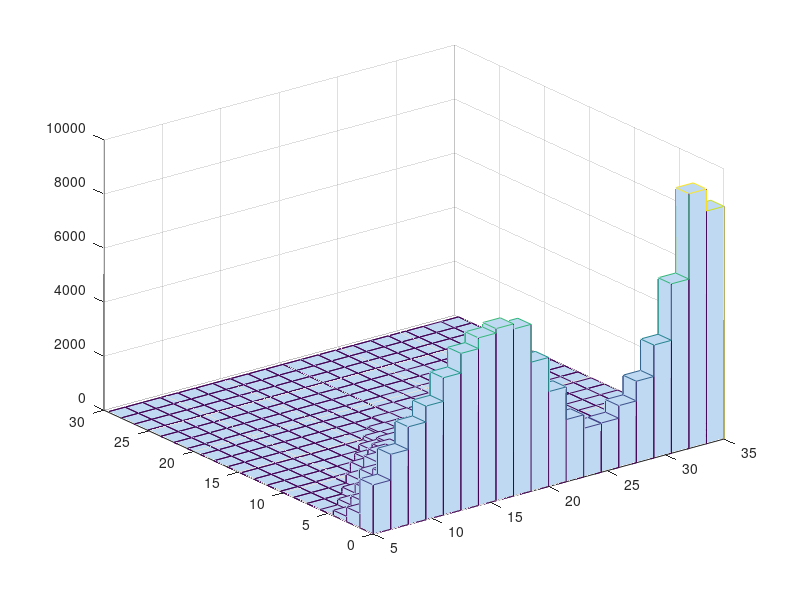
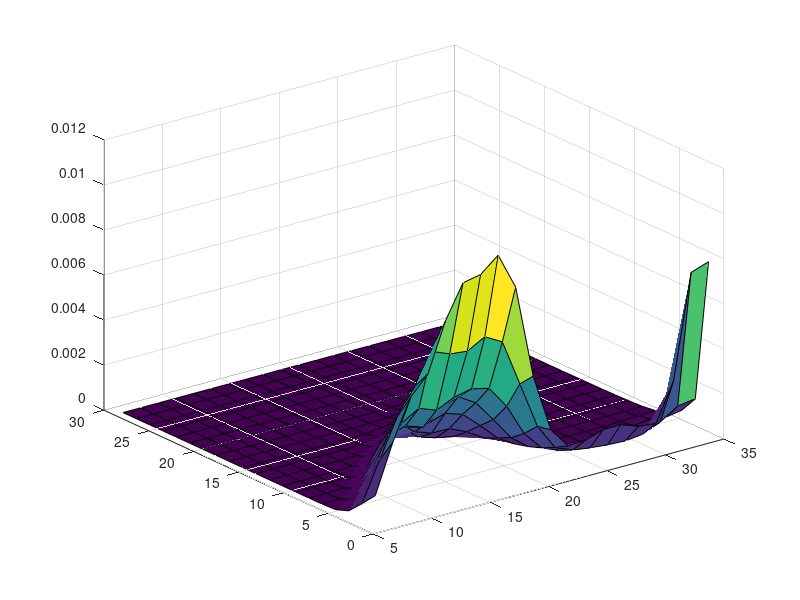

These charts were generated, in order, by the following MATLAB code:
%% lane Change
raw_data=load('LaneChangeEvents.mat');
fitting_data=load('fitting_result_LaneChange_K = 25.mat','eta_ite','mu_ite','sigma_ite');
astar=[5 0 1/75]; % boundary
bstar=[35 30 Inf];
rng(123)
% astar=(astar-fitting_data.center)./fitting_data.var_Std;
% bstar=(bstar-fitting_data.center)./fitting_data.var_Std;
mixture_data=raw_data.mixture_data;
eta_hat=fitting_data.eta_ite(:,:,end);
mu_hat=fitting_data.mu_ite(:,:,end);
sigma_hat=fitting_data.sigma_ite(:,:,:,end);

figure()
hist3(mixture_data(:,1:2),[20,20])
[a b]=hist3(mixture_data(:,1:2),[20,20]);
surf(b{1},b{2},a)
hist3(mixture_data(:,1:2),[20,20])

[density_plot_x,density_plot_y]=meshgrid(b{1},b{2});
density_value=density_plot_x*0;
for i=1:22
    for j=1:20
        for k=1:20
            density_value(j,k)=density_value(j,k)+eta_hat(i)*mvnpdf([density_plot_x(j,k),density_plot_y(j,k)],mu_hat(i,1:2),sigma_hat(1:2,1:2,i));
            
        end
    end
    
end
figure(3)
surf(b{1},b{2},density_value)